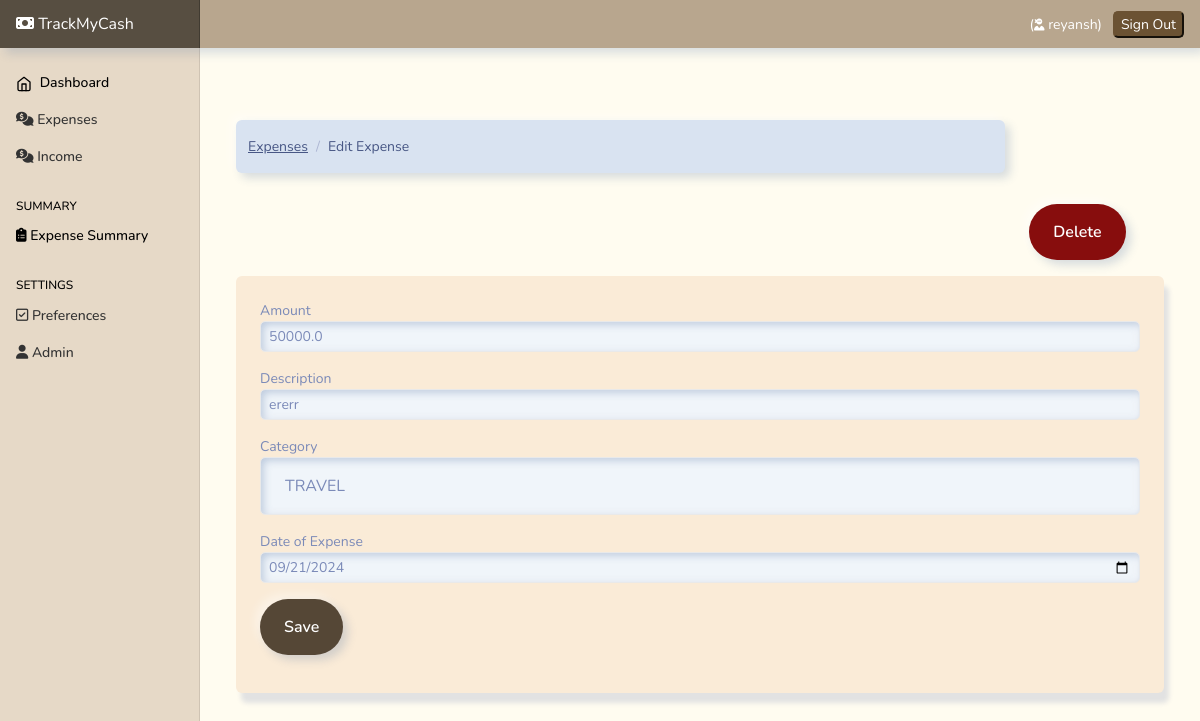
Screenshot of /expense-edit/15 (signed in) with the database file from the repository.
### Expenses/models.py (models this page shows, shortened)
class Expense(models.Model):
    amount=models.FloatField()
    date=models.DateField(default=now)
    description=models.TextField()
    owner=models.ForeignKey(to=User , on_delete=models.CASCADE)
    category=models.CharField( max_length=250)
    class Meta:
        ordering:['-date']

### Expenses/views.py (the view, shortened to what this page needs)
# urls.py: path('expense-edit/<int:id>' , views.expense_edit, name="expense-edit"),
@login_required(login_url='/authentication/login')
def expense_edit(request, id):
    expense = Expense.objects.get(pk=id)
    categories = Category.objects.all()
    context = {
        'expense': expense,
        'values': expense,
        'categories': categories
    }
    if request.method == 'GET':
        return render(request, 'expenses/edit-expense.html', context)

### templates/expenses/edit-expense.html (shortened to what this page needs)
{% extends 'base.html' %}
{% block content %}
<div class="container mt-4">
  <div class="row">
    <div class="col-md-10">
      <nav aria-label="breadcrumb">
        <ol class="breadcrumb">
          <li class="breadcrumb-item">
            <a href="{% url 'home'%}">Expenses</a>
          </li>
          <li class="breadcrumb-item active" aria-current="page">
            Edit Expense
          </li>
        </ol>
      </nav>
    </div>
    <div class="col-md-2 mb-3">
      <br><br><br><br>
      <a
        href="{% url 'expense-delete' expense.id %}"
        class="btn btn-danger btn-md"
        style="background-color: rgb(135, 13, 13);color:white;"
        >Delete</a
      >
    </div>
  </div>
  <div class="card" style="background-color: antiquewhite; box-shadow: 5px 10px 5px #e2e2e2;">
    <div class="card-body">
      <form action="{% url 'expense-edit' expense.id %}" method="post">
        <div class="form-group">
          <label for="">Amount</label>
          <input
            type="text"
            class="form-control form-control-sm"
            name="amount"
            value="{{values.amount}}"
            style="margin-bottom: 2vh; border: 0.5px solid rgb(233, 233, 233); border-radius: 5px;"
          />
        </div>
        <div class="form-group">
          <label for="">Description</label>
          <input
            type="text"
            class="form-control form-control-sm"
            name="description"
            value="{{values.description}}"
            style="margin-bottom: 2vh; border: 0.5px solid rgb(233, 233, 233); border-radius: 5px;"
          />
        </div>
        <div class="form-group">
          <label for="">Category</label>
          <select class="form-control" name="category"      style="margin-bottom: 2vh; border: 0.5px solid rgb(233, 233, 233); border-radius: 5px;">
            <option selected name="category" value="{{values.category}}"
              >{{values.category}}</option
            >
          </select>
        </div>
        <div class="form-group">
          <label for="">Date of Expense</label>
          <input
            type="date"
            value="{{values.date |date:'Y-m-d' }}"
            class="form-control form-control-sm"
            name="expense_date"
            style="margin-bottom: 2vh; border: 0.5px solid rgb(233, 233, 233); border-radius: 5px;"
          />
        </div>
        <input
          type="submit"
          value="Save"
          class="btn btn-primary btn-primary-sm"
          style="background-color: rgb(85, 71, 54);color:white;"
        />
      </form>
    </div>
  </div>
</div>
{% endblock %}

### templates/base.html (shortened to what this page needs)
{% load static %}
<html lang="en">
  <head>
    <link href="https://cdn.jsdelivr.net/npm/bootstrap@5.0.2/dist/css/bootstrap.min.css" rel="stylesheet">
    <link rel="stylesheet" href="https://cdnjs.cloudflare.com/ajax/libs/font-awesome/6.4.2/css/all.min.css"
 />
<link href= {% static 'css/bootstrap.min.css'%} rel="stylesheet" >
<link href= {% static 'css/main.css'%} rel="stylesheet" >
    <link href= {% static 'css/dashboard.css'%} rel="stylesheet">
  </head>
  <body style="background-color: rgb(255, 252, 240);">
<header class="navbar navbar-dark sticky-top  flex-md-nowrap p-0 shadow mb-5" style="background-color: rgb(184, 166, 142); box-shadow: 5px 10px 5px #e2e2e2; ">
  <a style="background-color: rgb(87, 78, 65);  " class="navbar-brand col-md-3 col-lg-2 me-0 px-3" href="/"><i class="fa-solid fa-money-bill"></i> TrackMyCash</a>
  <div class="navbar-nav" >
    <div class="nav-item text-nowrap">
      <ul
      class="navbar-nav px-3 "
      style="display: flex; flex-direction: row; align-items: center;"
    >
      <li class="nav-item text-nowrap mt-3 ml-2 mr-5">
        {% if user.is_authenticated %}
        <li class="nav-item text-nowrap">
          <span class="nav-link" style="color: white;">
            (<i style="font-size: 12px;" class="fa-solid fa-user-ninja"></i> {{request.user}})
          </span>
        </li>
        <a href="{% url  'logout' %}"  style="text-decoration: none;">
          <input
            class="text text-capitalize"
            type="submit"
            value="Sign out"
            style="background-color: rgb(107, 82, 51); border-radius: 5px; border-color:rgb(107, 82, 51); color: white;"
          />
        </a>
        {% endif %}
      </li>
    </ul>
    </div>
  </div>
</header>
<div class="container-fluid">
  <div class="row">
     {% include "partials/sidebar.html" %}
    <main class="col-md-9 ms-sm-auto col-lg-10 px-md-4">
     {% block content %}
     {% endblock content %}
    </main>
  </div>
</div>
  </body>
</html>

### static/css/dashboard.css (style rules this page uses)
body { font-size: .875rem; }
.navbar-brand { padding-top: .75rem; padding-bottom: .75rem; font-size: 1rem; background-color: rgba(0, 0, 0, .25); box-shadow: inset -1px 0 0 rgba(0, 0, 0, .25); }

### rows the page displays
Expense: amount "50000.0", description "ererr", category "TRAVEL", expense_date "09/21/2024"

### other values shown
{{ request.user }} "reyansh"
